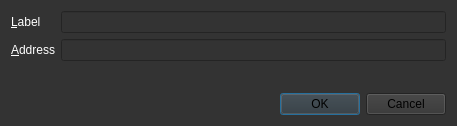
<?xml version="1.0" encoding="UTF-8"?>
<ui version="4.0">
 <class>EditAddressDialog</class>
 <widget class="QDialog" name="EditAddressDialog">
  <property name="geometry">
   <rect>
    <x>0</x>
    <y>0</y>
    <width>457</width>
    <height>126</height>
   </rect>
  </property>
  <property name="windowTitle">
   <string>Edit Address</string>
  </property>
  <property name="styleSheet">
   <string notr="true">
background-color:rgb(51, 51, 51);</string>
  </property>
  <layout class="QVBoxLayout" name="verticalLayout">
   <item>
    <layout class="QFormLayout" name="formLayout">
     <property name="fieldGrowthPolicy">
      <enum>QFormLayout::AllNonFixedFieldsGrow</enum>
     </property>
     <item row="0" column="0">
      <widget class="QLabel" name="label">
       <property name="styleSheet">
        <string notr="true">color: rgb(255, 255, 255);</string>
       </property>
       <property name="text">
        <string>&amp;Label</string>
       </property>
       <property name="buddy">
        <cstring>labelEdit</cstring>
       </property>
      </widget>
     </item>
     <item row="0" column="1">
      <widget class="QLineEdit" name="labelEdit">
       <property name="toolTip">
        <string>The label associated with this address book entry</string>
       </property>
      </widget>
     </item>
     <item row="1" column="0">
      <widget class="QLabel" name="label_2">
       <property name="styleSheet">
        <string notr="true">color: rgb(255, 255, 255);</string>
       </property>
       <property name="text">
        <string>&amp;Address</string>
       </property>
       <property name="buddy">
        <cstring>addressEdit</cstring>
       </property>
      </widget>
     </item>
     <item row="1" column="1">
      <widget class="QLineEdit" name="addressEdit">
       <property name="toolTip">
        <string>The address associated with this address book entry. This can only be modified for sending addresses.</string>
       </property>
      </widget>
     </item>
    </layout>
   </item>
   <item>
    <widget class="QDialogButtonBox" name="buttonBox">
     <property name="orientation">
      <enum>Qt::Horizontal</enum>
     </property>
     <property name="standardButtons">
      <set>QDialogButtonBox::Cancel|QDialogButtonBox::Ok</set>
     </property>
    </widget>
   </item>
  </layout>
 </widget>
 <resources/>
 <connections>
  <connection>
   <sender>buttonBox</sender>
   <signal>accepted()</signal>
   <receiver>EditAddressDialog</receiver>
   <slot>accept()</slot>
   <hints>
    <hint type="sourcelabel">
     <x>248</x>
     <y>254</y>
    </hint>
    <hint type="destinationlabel">
     <x>157</x>
     <y>274</y>
    </hint>
   </hints>
  </connection>
  <connection>
   <sender>buttonBox</sender>
   <signal>rejected()</signal>
   <receiver>EditAddressDialog</receiver>
   <slot>reject()</slot>
   <hints>
    <hint type="sourcelabel">
     <x>316</x>
     <y>260</y>
    </hint>
    <hint type="destinationlabel">
     <x>286</x>
     <y>274</y>
    </hint>
   </hints>
  </connection>
 </connections>
</ui>
